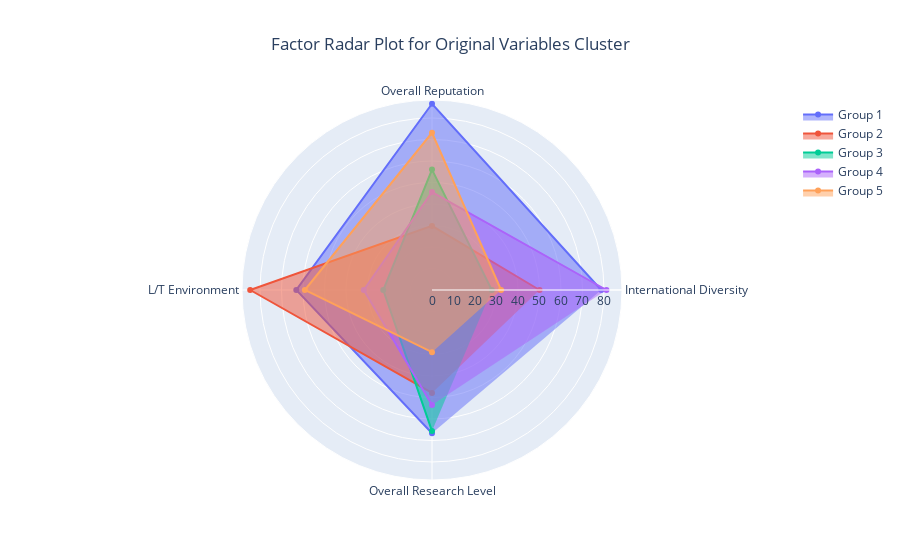

Notebook source saved alongside this figure:
### Markdown cell above
### 1.5 分类结果在因子分析后的各项指标 以及可视化

### Code cell
import plotly.graph_objects as go

categories = factor_score_df.columns

fig = go.Figure()

fig.add_trace(go.Scatterpolar(
    r=group1.iloc[:,-4:].mean(axis=0),
    theta=categories,
    fill='toself',
    name='Group 1'
))

fig.add_trace(go.Scatterpolar(
    r=group2.iloc[:,-4:].mean(axis=0),
    theta=categories,
    fill='toself',
    name='Group 2'
))

fig.add_trace(go.Scatterpolar(
    r=group3.iloc[:,-4:].mean(axis=0),
    theta=categories,
    fill='toself',
    name='Group 3'
))

fig.add_trace(go.Scatterpolar(
    r=group4.iloc[:,-4:].mean(axis=0),
    theta=categories,
    fill='toself',
    name='Group 4'
))

fig.add_trace(go.Scatterpolar(
    r=group5.iloc[:,-4:].mean(axis=0),
    theta=categories,
    fill='toself',
    name='Group 5'
))
fig.update_layout(
    polar=dict(
        radialaxis=dict(
            visible=True
        )),
    title=go.layout.Title(text=f"Factor Radar Plot for Original Variables Cluster", x=0.5),
    showlegend=True
)

fig.show()

### Figure 1 — Plotly figure (JSON) as saved in the notebook; plotly's stock layout.template omitted (floating-point values rounded to 4 significant figures)
{"data": [{"fill": "toself", "name": "Group 1", "r": [78.73, 86.63, 63.12, 66.64], "theta": ["International Diversity", "Overall Reputation", "L/T Environment", "Overall Research Level"], "type": "scatterpolar"}, {"fill": "toself", "name": "Group 2", "r": [50.02, 29.81, 84.58, 47.91], "theta": ["International Diversity", "Overall Reputation", "L/T Environment", "Overall Research Level"], "type": "scatterpolar"}, {"fill": "toself", "name": "Group 3", "r": [27.81, 56.02, 22.66, 65.64], "theta": ["International Diversity", "Overall Reputation", "L/T Environment", "Overall Research Level"], "type": "scatterpolar"}, {"fill": "toself", "name": "Group 4", "r": [81.15, 45.57, 31.74, 53.53], "theta": ["International Diversity", "Overall Reputation", "L/T Environment", "Overall Research Level"], "type": "scatterpolar"}, {"fill": "toself", "name": "Group 5", "r": [32.13, 73.14, 59.14, 28.92], "theta": ["International Diversity", "Overall Reputation", "L/T Environment", "Overall Research Level"], "type": "scatterpolar"}], "layout": {"polar": {"radialaxis": {"visible": true}}, "showlegend": true, "title": {"text": "Factor Radar Plot for Original Variables Cluster", "x": 0.5}}}
